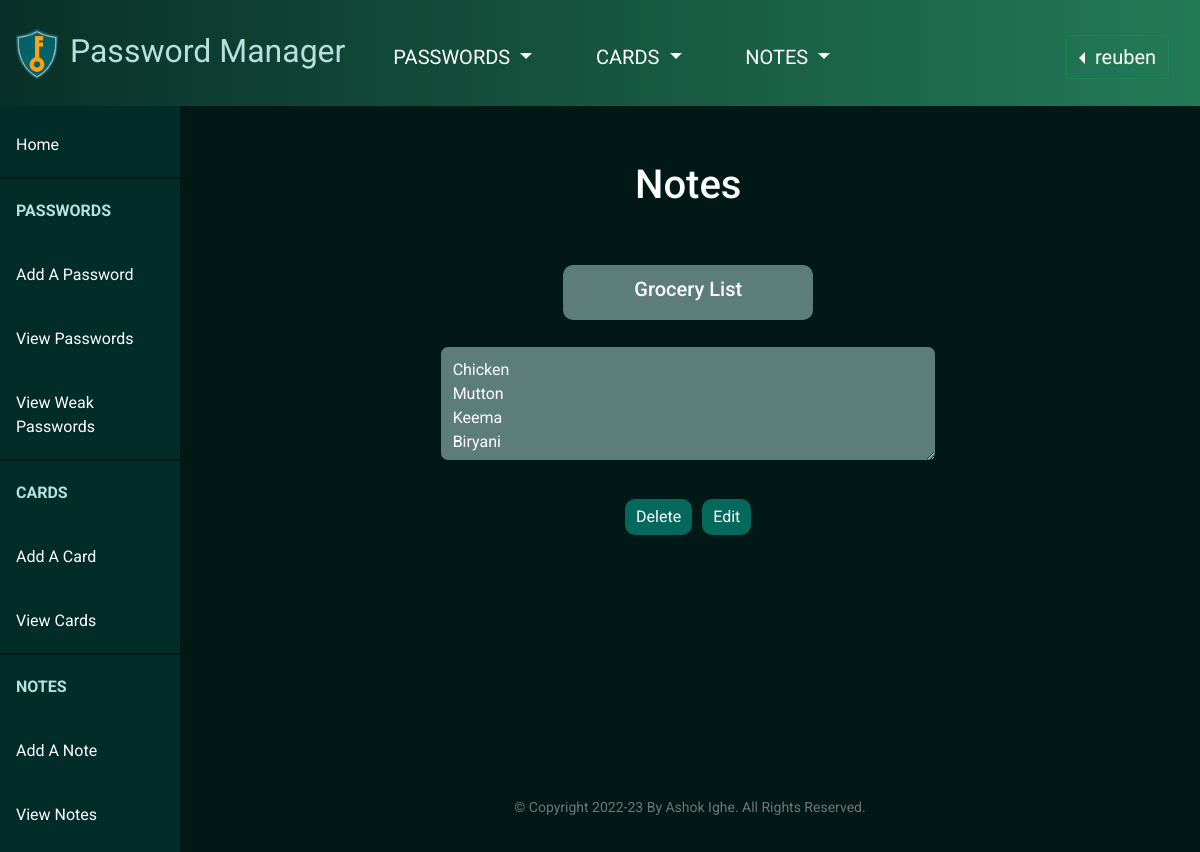
Screenshot of /viewnotes (signed in) with the database file from the repository.
### tables this page shows
CREATE TABLE 'notes' ('id' INTEGER PRIMARY KEY AUTOINCREMENT NOT NULL, 'username' TEXT NOT NULL, 'title' TEXT NOT NULL, 'note' TEXT NOT NULL);

### app.py (the view)
@app.route("/viewnotes", methods=["GET", "POST"])
@login_required
def viewnotes():
    notes = db.execute("SELECT * FROM notes WHERE username = ?",
                       session["user_id"])
    return render_template("viewnotes.html", notes=notes)

### app.py (called while the page is built)
@app.after_request
def after_request(response):
    response.headers["Cache-Control"] = "no-cache, no-store, must-revalidate"
    response.headers["Expires"] = 0
    response.headers["Pragma"] = "no-cache"
    return response

### helpers.py (called while the page is built)
def login_required(f):
    @wraps(f)
    def decorated_function(*args, **kwargs):
        if session.get("user_id") is None:
            return redirect("/login")
        return f(*args, **kwargs)
    return decorated_function

### templates/viewnotes.html (shortened to what this page needs)
{% extends "layout.html" %}
{% block main %}
<div class="column1">
    {% if notes %}
        <h1>Notes</h1><br><br>
        {% for note in notes %}
            <div>
                <div class="displaycomment"><h5>{{ note["title"] }}</h5></div><br>
                <textarea name="viewnotes" id="viewnotes" class="viewnotes green_bg forms" readonly>{{ note["note"] }}</textarea><br><br>
                <form action="/deletenote" method="post">
                    <button class="btn green_button padding" type="submit">Delete</button><button class="btn green_button" form="updatenote" type="submit">Edit</button>
                </form>
            </div><br><br><br><br><br><br>
        {% endfor %}
    {% else %}
        <h1 class="green">No Notes Saved</h1><br>
        <img src="/static/empty.png" alt="Empty"><br><br><br><br><br><br>
    {% endif %}
</div>
{% endblock %}

### templates/layout.html (shortened to what this page needs)
<!DOCTYPE html>
<html lang="en">
    <head>
        <link href="https://cdn.jsdelivr.net/npm/bootstrap@5.1.3/dist/css/bootstrap.min.css" rel="stylesheet">
        <link href="/static/styles.css" rel="stylesheet">
    </head>
    <body>
        <nav class="navbar navbar-expand-md navigationBar fixed-top">
            <div class="container-fluid">
                <a class="navbar-brand" href="/">
                    <span class="green"><img src="/static/logo.png" alt="Logo" width="50" height="50" class="d-inline-block align-text-middle">
                    Password Manager</span>
                </a>
                <div class="collapse navbar-collapse " id="navbar">
                    {% if session["user_id"] %}
                        <ul class="navbar-nav me-auto mt-2 ">
                            <li class="nav-item ">
                                <div class="btn-group dropdown padding ">
                                    <button class="btn dropdown-toggle " type="button" id="dropdownMenuButton1" data-bs-toggle="dropdown" aria-expanded="false">
                                        PASSWORDS
                                    </button>
                                </div>
                            </li>
                            <li class="nav-item">
                                <div class="btn-group dropdown padding">
                                    <button class="btn dropdown-toggle" type="button" id="dropdownMenuButton1" data-bs-toggle="dropdown" aria-expanded="false">
                                        CARDS
                                    </button>
                                </div>
                            </li>
                            <li class="nav-item">
                                <div class="btn-group dropdown padding">
                                    <button class="btn dropdown-toggle" type="button" id="dropdownMenuButton1" data-bs-toggle="dropdown" aria-expanded="false">
                                        NOTES
                                    </button>
                                </div>
                            </li>
                        </ul>
                        <ul class="navbar-nav ms-auto mt-2">
                            <li class="nav-item">
                                <div class="btn-group dropstart padding">
                                    <button class="btn btn-success dropdown-toggle" type="button" id="dropdownMenuButton1" data-bs-toggle="dropdown" aria-expanded="false">
                                        {{ session["user_id"] }}
                                    </button>
                                </div>
                            </li>
                        </ul>
                    {% else %}
                        <ul class="navbar-nav ms-auto mt-2">
                            <li class="nav-item padding"><a class="nav-link white" id="dropdownMenuButton1" href="/register">Register</a></li>
                            <li class="nav-item padding"><a class="nav-link white" id="dropdownMenuButton1" href="/login">Log In</a></li>
                        </ul>
                    {% endif %}
                </div>
            </div>
        </nav>
        {% if session["user_id"] %}
            <ul class="mynavigation">
                <li class="mynavigationlist"><a class="hovering whitetext" href="/">Home</a></li>
                <li class="mynavigationlist top_border"><a class="disabled-link green" href="/addpassword"><b>PASSWORDS</b></a></li>
                <li class="mynavigationlist"><a class="hovering whitetext" href="/addpassword">Add A Password</a></li>
                <li class="mynavigationlist"><a class="hovering whitetext" href="/viewpasswords">View Passwords</a></li>
                <li class="mynavigationlist"><a class="hovering whitetext" href="/weakpasswords">View Weak Passwords</a></li>
                <li class="mynavigationlist top_border"><a class="disabled-link green" href="/addcard"><b>CARDS</b></a></li>
                <li class="mynavigationlist"><a class="hovering whitetext" href="/addcard">Add A Card</a></li>
                <li class="mynavigationlist"><a class="hovering whitetext" href="/viewcards">View Cards</a></li>
                <li class="mynavigationlist top_border"><a class="disabled-link green" href="/addnote"><b>NOTES</b></a></li>
                <li class="mynavigationlist"><a class="hovering whitetext" href="/addnote">Add A Note</a></li>
                <li class="mynavigationlist"><a class="hovering whitetext" href="/viewnotes">View Notes</a></li>
            </ul>
        {% endif %}
        <main class="container-fluid py-5 text-center">
            {% block main %}{% endblock %}
        </main>
        {% if session["user_id"] %}
            <footer class="center mb-5 small text-center text-muted">
                &#169 Copyright 2022-23 By Ashok Ighe. All Rights Reserved.
            </footer>
        {% else %}
            <footer class="mb-5 small text-center text-muted">
                &#169 Copyright 2022-23 By Ashok Ighe. All Rights Reserved.
            </footer>
        {% endif %}
    </body>
</html>

### static/styles.css (style rules this page uses)
nav .navbar-brand { font-size: xx-large; }
.green { color: #B8E1DD; }
.navbar { background-color: #044A42; background-image: linear-gradient(to right, #093028, #237A57); color: #ffffff; }
body { background-color: #001816; font-family: 'Roboto', sans-serif; color: #ffffff; }
.padding { padding: 0.5cm; }
#dropdownMenuButton1 { background-color: rgb(4, 74, 66, 0); color: #ffffff; font-size: 20px; }
.green_bg { background-color: #B8E1DD; }
.forms { border-radius: 7px; border-style: solid; border-width: medium; border-color: #001816; padding: 5px; width: 7cm; }
.green_button { background-color: #05685D; color: #ffffff; border-radius: 10px; padding: 5px 10px; width: auto; margin: 5px; }
.mynavigation { list-style-type: none; margin: 0; padding-top: 3cm; padding-left: 0%; width: 15%; background-color: rgb(7, 95, 85, 0.3); position: fixed; height: 100%; overflow: auto; }
.mynavigationlist a { display: block; padding: 20px 16px; text-decoration: none; }
.disabled-link { pointer-events: none; }
.top_border { border-top-style: solid; border-width: 2px; border-color: #001816; }
.whitetext { color: white; }
.column1 { width: 85%; float: right; padding-top: 3cm; padding-bottom: 3cm; }
.center { clear: both; width: 85%; float: right; }
.displaycomment { background-color: rgb(184, 225, 221, 0.5); width: 25%; margin: auto; padding: 0.3cm; color: white; border-radius: 10px; }
.viewnotes { background-color: rgb(184, 225, 221, 0.5); width: 50%; margin: auto; padding: 0.3cm; color: white; border-radius: 10px; }
* { margin: 0; padding: 0; box-sizing: border-box; }

### rows the page displays
notes: user_id "reuben", title "Grocery List", viewnotes "Chicken Mutton Keema Biryani"
